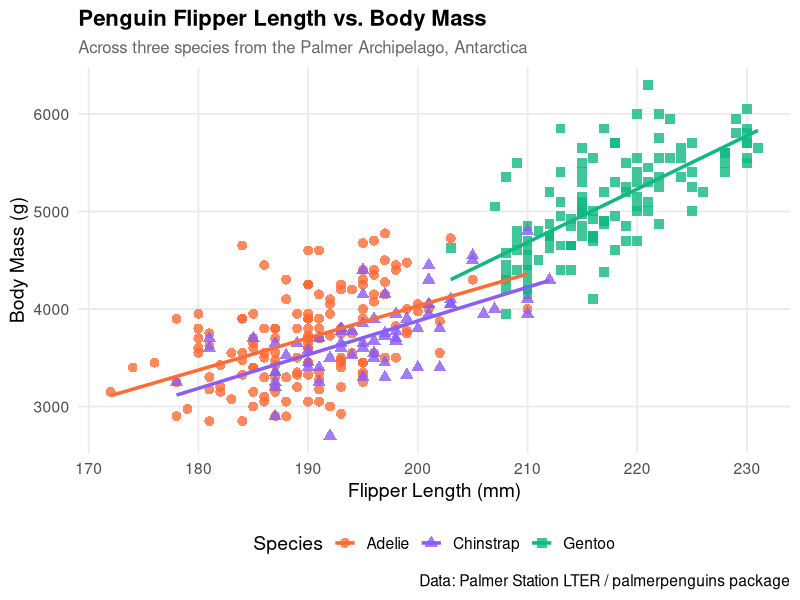

Recreate this plot in R.
## ---- chunk 1
#| echo: false
#| message: false
library(tidyverse)
library(palmerpenguins)
## ---- chunk 2
#| echo: false
#| message: false
#| warning: false
ggplot(penguins, aes(x = flipper_length_mm, y = body_mass_g, color = species, shape = species)) +
  geom_point(alpha = 0.8, size = 3) +
  geom_smooth(method = "lm", se = FALSE, linewidth = 1.2) +
  scale_color_manual(values = c("Adelie" = "#FF6B35", "Chinstrap" = "#8B5CF6", "Gentoo" = "#10B981")) +
  labs(
    title = "Penguin Flipper Length vs. Body Mass",
    subtitle = "Across three species from the Palmer Archipelago, Antarctica",
    x = "Flipper Length (mm)",
    y = "Body Mass (g)",
    color = "Species",
    shape = "Species",
    caption = "Data: Palmer Station LTER / palmerpenguins package"
  ) +
  theme_minimal(base_size = 14) +
  theme(
    plot.title = element_text(face = "bold", size = 16),
    plot.subtitle = element_text(color = "gray40", size = 12),
    legend.position = "bottom",
    panel.grid.minor = element_blank()
  )
